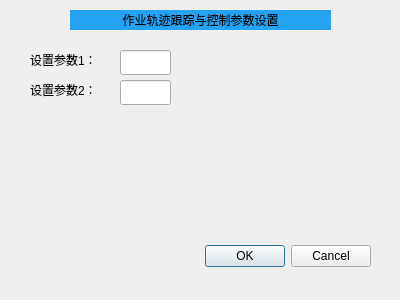
<?xml version="1.0" encoding="UTF-8"?>
<ui version="4.0">
 <class>dialog_contol</class>
 <widget class="QDialog" name="dialog_contol">
  <property name="geometry">
   <rect>
    <x>0</x>
    <y>0</y>
    <width>400</width>
    <height>300</height>
   </rect>
  </property>
  <property name="windowTitle">
   <string>Dialog</string>
  </property>
  <widget class="QDialogButtonBox" name="buttonBox">
   <property name="geometry">
    <rect>
     <x>30</x>
     <y>240</y>
     <width>341</width>
     <height>32</height>
    </rect>
   </property>
   <property name="orientation">
    <enum>Qt::Horizontal</enum>
   </property>
   <property name="standardButtons">
    <set>QDialogButtonBox::Cancel|QDialogButtonBox::Ok</set>
   </property>
  </widget>
  <widget class="QLabel" name="label_32">
   <property name="geometry">
    <rect>
     <x>30</x>
     <y>50</y>
     <width>81</width>
     <height>20</height>
    </rect>
   </property>
   <property name="text">
    <string>设置参数1：</string>
   </property>
  </widget>
  <widget class="QLineEdit" name="le_para2">
   <property name="geometry">
    <rect>
     <x>120</x>
     <y>80</y>
     <width>51</width>
     <height>25</height>
    </rect>
   </property>
   <property name="text">
    <string/>
   </property>
  </widget>
  <widget class="QLabel" name="label_11">
   <property name="geometry">
    <rect>
     <x>70</x>
     <y>10</y>
     <width>261</width>
     <height>20</height>
    </rect>
   </property>
   <property name="styleSheet">
    <string notr="true">background-color: rgb(37, 162, 242);</string>
   </property>
   <property name="text">
    <string>作业轨迹跟踪与控制参数设置</string>
   </property>
   <property name="alignment">
    <set>Qt::AlignCenter</set>
   </property>
  </widget>
  <widget class="QLineEdit" name="le_para1">
   <property name="geometry">
    <rect>
     <x>120</x>
     <y>50</y>
     <width>51</width>
     <height>25</height>
    </rect>
   </property>
   <property name="text">
    <string/>
   </property>
  </widget>
  <widget class="QLabel" name="label_33">
   <property name="geometry">
    <rect>
     <x>30</x>
     <y>80</y>
     <width>81</width>
     <height>20</height>
    </rect>
   </property>
   <property name="text">
    <string>设置参数2：</string>
   </property>
  </widget>
 </widget>
 <resources/>
 <connections>
  <connection>
   <sender>buttonBox</sender>
   <signal>accepted()</signal>
   <receiver>dialog_contol</receiver>
   <slot>accept()</slot>
   <hints>
    <hint type="sourcelabel">
     <x>248</x>
     <y>254</y>
    </hint>
    <hint type="destinationlabel">
     <x>157</x>
     <y>274</y>
    </hint>
   </hints>
  </connection>
  <connection>
   <sender>buttonBox</sender>
   <signal>rejected()</signal>
   <receiver>dialog_contol</receiver>
   <slot>reject()</slot>
   <hints>
    <hint type="sourcelabel">
     <x>316</x>
     <y>260</y>
    </hint>
    <hint type="destinationlabel">
     <x>286</x>
     <y>274</y>
    </hint>
   </hints>
  </connection>
 </connections>
</ui>
